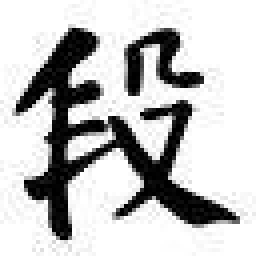
#> input picture data/train/0132.jpg, 64 x 64 px, given as the content of the folder /gemini/data-1/test, which was not available (shown 4 times larger)
$ python ds_single.py
#> lines starting #> are read from the running program, lines starting #| are printed output that depends on the picture; after the words box and inside, x2 and y2 are one past the last pixel; in counts of white or black regions, pixels touching at a corner belong together; pictures that were not available may be replaced by others from this repository, and a replacement may not be noted
### ds.py
import os
from random import randint
from PIL import Image
import numpy as np
import cv2

doc_data = '/gemini/data-1/'
doc_output = '/gemini/output/'

# doc_data = 'data/'
# doc_output = ''

l = os.listdir(doc_data+'train')
l = [i for i in l if os.path.isdir(doc_data+'train/'+i)]
li = []
for p in l:
    li += [doc_data+'train/'+p+'/'+i for i in os.listdir(doc_data+'train/'+p) if i.split('.')[-1]== 'jpg']


X_train = []
Y_train = []
y_train = []
Y_test = []
X_test = []
y_test = []

MAX_VAL = 180
COLOR_table = []
for i in range(256):
    if(i<MAX_VAL):
        COLOR_table.append(1)
    else:
        COLOR_table.append(0)

def uniform_random(left, right, size=None):
    rand_nums = (right - left) * np.random.random(size) + left
    return rand_nums


def random_polygon(edge_num, center, radius_range):
    angles = uniform_random(0, 2 * np.pi, edge_num)
    angles = np.sort(angles)
    random_radius = uniform_random(radius_range[0], radius_range[1], edge_num)
    x = np.cos(angles) * random_radius
    y = np.sin(angles) * random_radius
    x = np.expand_dims(x, 1)
    y = np.expand_dims(y, 1)
    points = np.concatenate([x, y], axis=1)
    points += np.array(center)
    points = np.round(points).astype(np.int32)
    return points


## preprocessing training data
for (x, item) in enumerate(li):
    im = Image.open(item)
    im = im.resize((224,224))
    im=im.convert('L')
    im=im.point(COLOR_table,'L')
    imgarray = np.asarray(im)
    X_train.append(np.asarray(im.resize((224,224))))
    mask = np.zeros((224,224),dtype=np.uint8)
    r1 = randint(3,16)
    r2 = randint(3,16)
    points1 = random_polygon(40, [randint(r1//2,224-r1//2), randint(r2//2,224-r2//2)], [r1, r2])
    mask = cv2.fillPoly(mask, [points1], (255))
    mask = np.asarray(mask)
    imgarray = np.where(mask>0,-1,imgarray)
    Y_train.append(imgarray)
    ytr = np.asarray(Image.fromarray(imgarray).resize((224,224)))
    y_train.append(ytr)


li = os.listdir(doc_data+'test')
li = [i for i in li if i.split('.')[-1]== 'jpg']

for (x, item) in enumerate(li):
    im = Image.open(doc_data+'test/'+item)
#> im is the input picture: PIL image 64x64 RGB; min 0, max 255, mean 194.1
    im = im.resize((224,224))
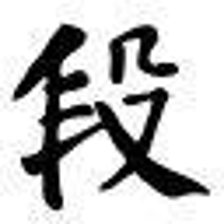
#> im: PIL image 224x224 RGB; min 0, max 255, mean 194.1
    im=im.convert('L')
#> im: PIL image 224x224 L
    im=im.point(COLOR_table,'L')
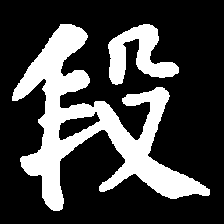
#> im: PIL image 224x224 L; values 0 (black) and 1 (white), 26.2% white; 2 white regions, box (x1, y1, x2, y2) and area: (12, 24, 210, 211) 11076, (108, 24, 179, 85) 2068
    imgarray = np.asarray(im)
    X_test.append(np.asarray(im.resize((224,224))))
    mask = np.zeros((224,224),dtype=np.uint8)
    r1 = randint(3,63)
    r2 = randint(3,63)
    points1 = random_polygon(40, [randint(r1//2,224-r1//2), randint(r2//2,224-r2//2)], [r1, r2])
    mask = cv2.fillPoly(mask, [points1], (255))
    mask = np.asarray(mask)
    imgarray = np.where(mask>0,-1,imgarray)
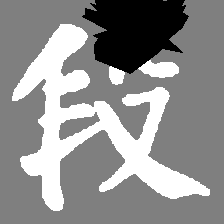
#> imgarray: shape (224, 224) int16; min -1, max 1, mean 0.128; drawn with min black and max white
    Y_test.append(imgarray)
    yte = np.asarray(Image.fromarray(imgarray).resize((224,224)))
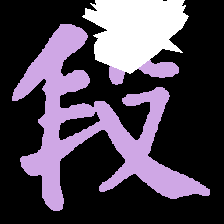
#> yte: shape (224, 224) int32; 3 distinct labels, from -1 to 1; one colour per label, 0 black, -1 white
    y_test.append(yte)

X_train = np.array(X_train)
Y_train = np.array(Y_train)
y_train = np.array(y_train)
X_test = np.array(X_test)
Y_test = np.array(Y_test)
y_test = np.array(y_test)

def load_data():
    return (X_train,Y_train,y_train),(X_test,Y_test,y_test)

### ds_single.py
import os
from random import randint
import ds
import tensorflow as tf
import numpy as np
from PIL import Image
import cv2

# (_,_,_),(X_test,Y_test,y_test) = ds.load_data()

(X_train,Y_train,y_train),(X_test,Y_test,y_test) = ds.load_data()
#> X_train = empty array; Y_train = empty array; y_train = empty array
y_train = np.multiply(np.where(Y_train < 0, 1, 0),X_train)
# ds.init_data()

doc_data = '/gemini/data-1/'
doc_output = '/gemini/output/'

# doc_data = 'data/'
# doc_output = ''

l = os.listdir(doc_data+'train')
l = [i for i in l if os.path.isdir(doc_data+'train/'+i)]
li = []
for p in l:
    li += [doc_data+'train/'+p+'/'+i for i in os.listdir(doc_data+'train/'+p) if i.split('.')[-1]== 'jpg']

MAX_VAL = 180
COLOR_table = []
for i in range(256):
    if(i<MAX_VAL):
        COLOR_table.append(1)
    else:
        COLOR_table.append(0)

def uniform_random(left, right, size=None):
    rand_nums = (right - left) * np.random.random(size) + left
    return rand_nums

# [12 lines left out: function random_polygon, not called in this run]

def load_data():
    return ds.load_data()

class SingleNetTrDS(tf.keras.utils.Sequence):
    def __init__(self, batch_size):
        self.batch_size = batch_size

    def __len__(self):
        return int((len(li))/self.batch_size)

    # [33 lines left out: functions __getitem__, Generator, not called in this run]

# [46 lines of commented-out code are left out]

$ run again, on data/train/1233.jpg
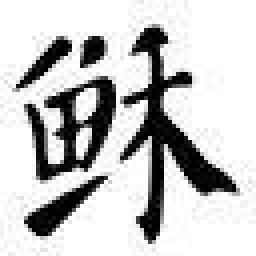
#> input picture data/train/1233.jpg, 64 x 64 px, given as the content of the folder /gemini/data-1/test, which was not available (shown 4 times larger)
#> im is the input picture: PIL image 64x64 RGB; min 0, max 255, mean 198.5
#> `im=im.point(COLOR_table,'L')`:
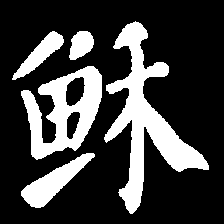
#> im: PIL image 224x224 L; values 0 (black) and 1 (white), 24.6% white; 5 white regions, box (x1, y1, x2, y2) and area: (104, 21, 209, 214) 5791, (21, 66, 102, 160) 3726, (21, 153, 95, 208) 1448, (12, 31, 64, 80) 852, (69, 31, 94, 60) 514
#> `yte = np.asarray(Image.fromarray(imgarray).resize((224,224)))`:
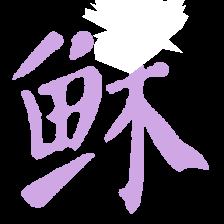
#> yte: shape (224, 224) int32; 3 distinct labels, from -1 to 1; one colour per label, 0 black, -1 white
#> X_train = empty array

$ run again, on data/train/1462.jpg
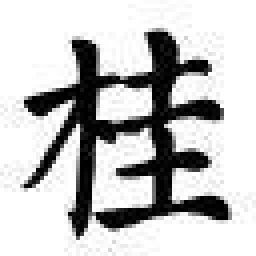
#> input picture data/train/1462.jpg, 64 x 64 px, given as the content of the folder /gemini/data-1/test, which was not available (shown 4 times larger)
#> im is the input picture: PIL image 64x64 RGB; min 0, max 255, mean 194.9
#> `im=im.point(COLOR_table,'L')`:
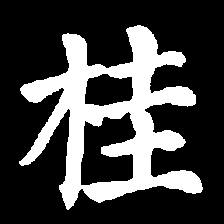
#> im: PIL image 224x224 L; values 0 (black) and 1 (white), 26% white; 1 white region, box (x1, y1, x2, y2) and area: (19, 25, 203, 210) 13034
#> `yte = np.asarray(Image.fromarray(imgarray).resize((224,224)))`:
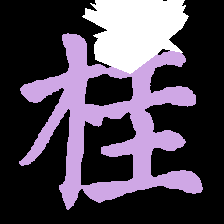
#> yte: shape (224, 224) int32; 3 distinct labels, from -1 to 1; one colour per label, 0 black, -1 white
#> X_train = empty array

$ run again, on data/train/1735.jpg
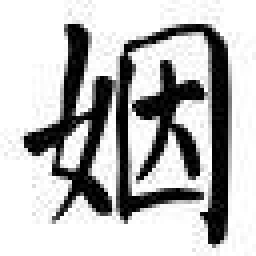
#> input picture data/train/1735.jpg, 64 x 64 px, given as the content of the folder /gemini/data-1/test, which was not available (shown 4 times larger)
#> im is the input picture: PIL image 64x64 RGB; min 0, max 255, mean 186.7
#> `im=im.point(COLOR_table,'L')`:
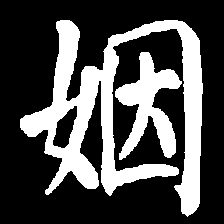
#> im: PIL image 224x224 L; values 0 (black) and 1 (white), 30.1% white; 2 white regions, box (x1, y1, x2, y2) and area: (20, 20, 203, 217) 12045, (115, 52, 182, 160) 3065
#> `yte = np.asarray(Image.fromarray(imgarray).resize((224,224)))`:
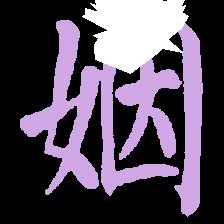
#> yte: shape (224, 224) int32; 3 distinct labels, from -1 to 1; one colour per label, 0 black, -1 white
#> X_train = empty array
